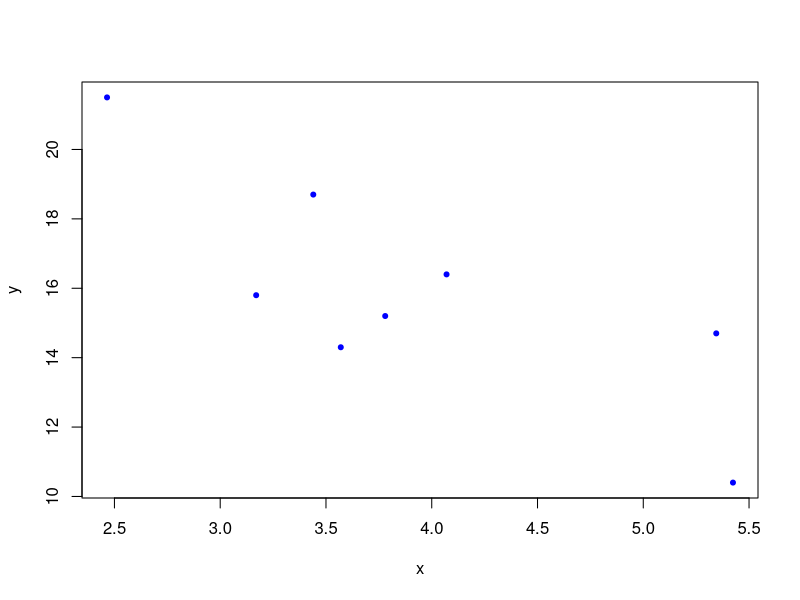
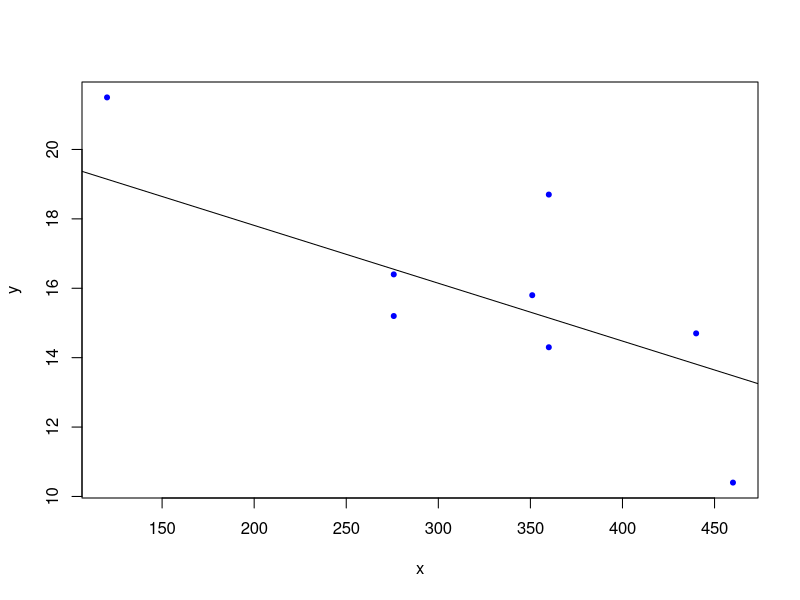

The R script that drew these images, in order:
setwd('D:/Gugan/6th Sem/EDA/Lab/scripts')
######
#SAMPLE CODE
######
library(dplyr)
rm(list=ls())
data <- mtcars
data <-sample_n(data,8)
GRADIENT.DESCENT <- function(y, x, alpha, conv_threshold, n, max_iter) {
  plot(x, y, col = "blue", pch = 20)
  m <- runif(1, 0, 1)
  c <- runif(1, 0, 1)
  yhat <- m * x + c
  MSE <- sum((y - yhat) ^ 2) / n
  converged = F
  iterations = 0
  while(converged == F) {
    m_new <- m - alpha * ((1 / n) * (sum((yhat - y) * x)))
    c_new <- c - alpha * ((1 / n) * (sum(yhat - y)))
    m <- m_new
    c <- c_new
    yhat <- m * x + c
    MSE_new <- sum((y - yhat) ^ 2) / n
    if(MSE - MSE_new <= conv_threshold) {
      abline(c, m) 
      converged = T
      return(paste("Optimal intercept:", c, "Optimal slope:", m, "No of iterations:", iterations,"MSE:", MSE_new))
    }
    iterations = iterations + 1
    if(iterations >= max_iter) { 
      abline(c, m) 
      converged = T
      return(paste("Optimal intercept:", c, "Optimal slope:", m, "No of iterations:", iterations,"MSE:", MSE_new))
    }
  }
}

GRADIENT.DESCENT(data$mpg, data$wt, 0.25, 0.02, length(data$mpg), 4000)
slr <- lm(mpg ~ wt, data = mtcars)
slr$coef
mpg_p <- predict(slr)
sqerr <- (data$mpg - mpg_p)^2
MSE.SLR <- sum(sqerr)/length(data$mpg)

##########################
##MPG vs WT
#SLR MSE = 8.697560
#LR, Num iterations, GD MSE
#0.001, 2000, 1076.62
#0.001, 2500, 1143.28
#0.001, 3000, 1138.98
#0.01, 2000, 1039.21
#0.01, 2500, 1029.55
#0.01, 3000, 1074.38
#0.02, 2000, 1029.45
#0.02, 2500, 990.05
#0.02, 3000, 920.75
#0.02, 4000, 1113.95

cor(data$mpg, data$wt)   #-0.8676594
cor(data$mpg, data$qsec) #0.418684 
cor(data$mpg, data$disp) #-0.8475514
cor(data$wt, data$disp) #0.8879799
#######
##mpg vs DISP
slr <- lm(mpg ~ disp, data = data)
slr$coef
dis_p <- predict(slr)
sqerr <- (data$mpg - dis_p)^2
MSE.SLR <- sum(sqerr)/length(data$mpg)
MSE.SLR

GRADIENT.DESCENT(data$mpg, data$disp, 0.000001, 0.1, length(data$mpg), 25000000)



